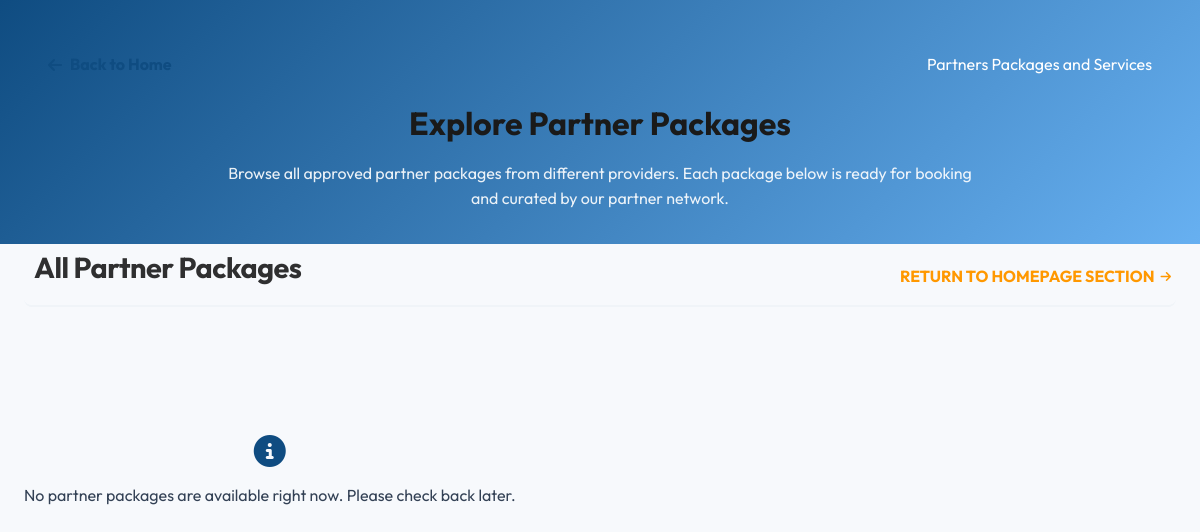
The page /admin/Partnership/partner-index.php on the database as committed earlier.
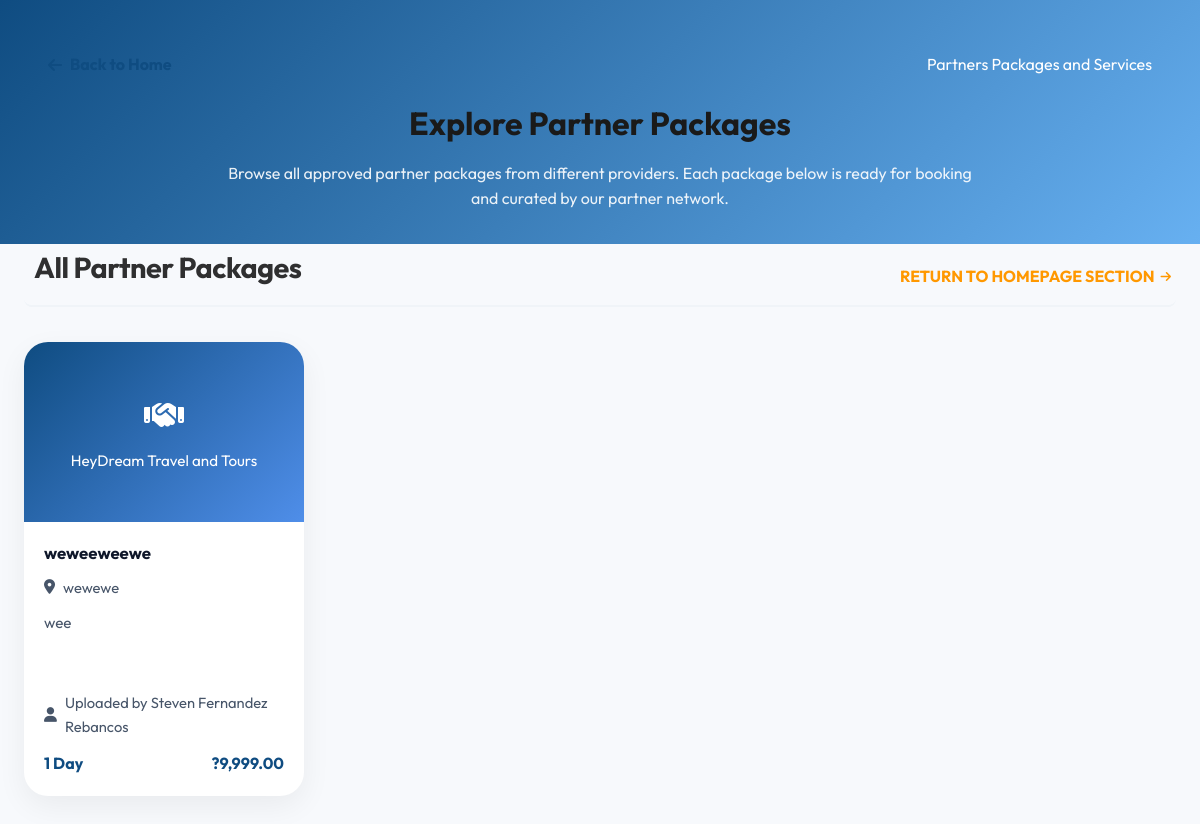
The same page on the database as committed later.
### tables this page shows
CREATE TABLE `partner_package_uploads` (
  `id` int(11) NOT NULL,
  `partner_id` int(11) NOT NULL,
  `partner_company` varchar(255) NOT NULL,
  `uploaded_by_name` varchar(255) NOT NULL,
  `uploaded_by_email` varchar(255) NOT NULL,
  `package_name` varchar(255) NOT NULL,
  `destination_name` varchar(255) DEFAULT '',
  `duration` varchar(80) DEFAULT '',
  `price` decimal(10,2) DEFAULT 0.00,
  `description` text DEFAULT NULL,
  `upload_status` varchar(30) DEFAULT 'approved',
  `created_at` timestamp NOT NULL DEFAULT current_timestamp(),
  `updated_at` timestamp NOT NULL DEFAULT current_timestamp() ON UPDATE current_timestamp(),
  `image_path` varchar(500) DEFAULT NULL,
  `is_active` tinyint(4) DEFAULT 1,
  `destination_type` enum('foreign','local') DEFAULT 'foreign',
  `image2_path` varchar(500) DEFAULT NULL,
  `image3_path` varchar(500) DEFAULT NULL,
  `image_gallery` text DEFAULT NULL,
  `inclusions` text DEFAULT NULL,
  `exclusions` text DEFAULT NULL,
  `itinerary` text DEFAULT NULL,
  `hotels` text DEFAULT NULL,
  `remarks` text DEFAULT NULL,
  `blocked_dates` text DEFAULT NULL,
  `promo_start` date DEFAULT NULL,
  `promo_end` date DEFAULT NULL,
  `blocked_months` text DEFAULT NULL,
  `highlight_duration` int(11) DEFAULT 1,
  `currency` varchar(10) DEFAULT '₱',
  `group_size` varchar(50) DEFAULT '2-15 pax',
  `best_season` varchar(100) DEFAULT 'Year Round',
  `activities_count` int(11) DEFAULT 0,
  `badge_text` varchar(100) DEFAULT NULL,
  `display_order` int(11) DEFAULT 0
);

### admin/Partnership/partner-index.php (the view, shortened to what this page needs)
<?php
require_once __DIR__ . '/../../config/database.php';
function normalizePartnerPackageReferenceValue($value)
{
    return strtolower(trim(preg_replace('/\s+/', ' ', (string) $value)));
}
$partnerUploadsStmt = $pdo->prepare("SELECT * FROM partner_package_uploads WHERE upload_status = 'approved' ORDER BY created_at DESC");
$partnerUploadsStmt->execute();
$partnerUploads = $partnerUploadsStmt->fetchAll(PDO::FETCH_ASSOC);
$existingPartnerPackageNames = [];
$existingPartnerPackageQueries = [
    "SELECT name FROM foreign_destinations WHERE is_active = 1 AND name IS NOT NULL AND name <> ''",
    "SELECT name FROM destinations WHERE type = 'local' AND is_active = 1 AND name IS NOT NULL AND name <> ''",
    "SELECT destination_name FROM hotel_booking_settings WHERE is_active = 1 AND destination_name IS NOT NULL AND destination_name <> ''",
    "SELECT title FROM site_services WHERE is_active = 1 AND title IS NOT NULL AND title <> '' AND service_type IN ('premium', 'flight', 'experience')",
    "SELECT title FROM visas WHERE is_active = 1 AND title IS NOT NULL AND title <> ''"
];
foreach ($existingPartnerPackageQueries as $query) {
    $queryStmt = $pdo->query($query);
    while ($row = $queryStmt->fetchColumn()) {
        $normalized = normalizePartnerPackageReferenceValue($row);
        if ($normalized !== '') {
            $existingPartnerPackageNames[$normalized] = true;
        }
    }
}
$partnerUploads = array_values(array_filter($partnerUploads, function ($upload) use ($existingPartnerPackageNames) {
    $packageName = normalizePartnerPackageReferenceValue($upload['package_name'] ?? '');
    $destinationName = normalizePartnerPackageReferenceValue($upload['destination_name'] ?? '');
    return !isset($existingPartnerPackageNames[$packageName]) && !isset($existingPartnerPackageNames[$destinationName]);
}));
?>
<!DOCTYPE html>
<html lang="en">
<head>
    <link rel="stylesheet" href="../../style.css">
    <link rel="stylesheet" href="https://cdnjs.cloudflare.com/ajax/libs/font-awesome/6.5.1/css/all.min.css">
</head>
<body>
    <header class="page-header">
        <div class="page-nav">
            <a href="../../index.php" class="back-link"><i class="fas fa-arrow-left"></i> Back to Home</a>
            <span>Partners Packages and Services</span>
        </div>
        <h1>Explore Partner Packages</h1>
        <p>Browse all approved partner packages from different providers. Each package below is ready for booking and curated by our partner network.</p>
    </header>
    <main class="page-section">
        <div class="section-header-wrapper">
            <h2 class="section-title-popular">All Partner Packages</h2>
            <a href="../../index.php#partners-packages" class="view-all-link">Return to homepage section <i class="fas fa-arrow-right"></i></a>
        </div>
        <div class="popular-grid">
            <?php if (empty($partnerUploads)): ?>
                <div class="empty-state">
                    <i class="fas fa-info-circle empty-state-icon"></i>
                    <p>No partner packages are available right now. Please check back later.</p>
                </div>
            <?php else: ?>
                <?php foreach ($partnerUploads as $upload): ?>
                    <div class="foreign-card">
                        <div class="foreign-card-image">
                            <div>
                                <i class="fas fa-handshake"></i>
                                <div style="font-size: 0.95rem; margin-top: 8px;"><?= htmlspecialchars($upload['partner_company'] ?: 'Partner Service') ?></div>
                            </div>
                        </div>
                        <div class="foreign-card-content">
                            <h3 class="foreign-card-name"><?= htmlspecialchars($upload['package_name'] ?: 'Untitled Package') ?></h3>
                            <div class="foreign-card-location"><i class="fas fa-map-marker-alt"></i> <?= htmlspecialchars($upload['destination_name'] ?: 'Destination not specified') ?></div>
                            <p class="foreign-card-desc"><?= htmlspecialchars($upload['description'] ?: 'Partner package available for booking.') ?></p>
                            <div class="foreign-card-meta"><i class="fas fa-user"></i> Uploaded by <?= htmlspecialchars($upload['uploaded_by_name'] ?: $upload['partner_company'] ?: 'Partner') ?></div>
                            <div class="foreign-card-footer">
                                <span><?= !empty($upload['duration']) ? htmlspecialchars($upload['duration']) : 'Flexible duration' ?></span>
                                <span>?<?= number_format((float)$upload['price'], 2) ?></span>
                            </div>
                        </div>
                    </div>
                <?php endforeach; ?>
            <?php endif; ?>
        </div>
    </main>
</body>
</html>

Rows that differ between the two databases and show on the page:
added partner_package_uploads: partner_company "HeyDream Travel and Tours", package_name "weweeweewe", destination_name "wewewe", description "wee", uploaded_by_name "Steven Fernandez Rebancos", duration "1 Day", price "9,999.00"
Other text that changed with them:
text no longer shown: "No partner packages are available right now. Please check back later."
